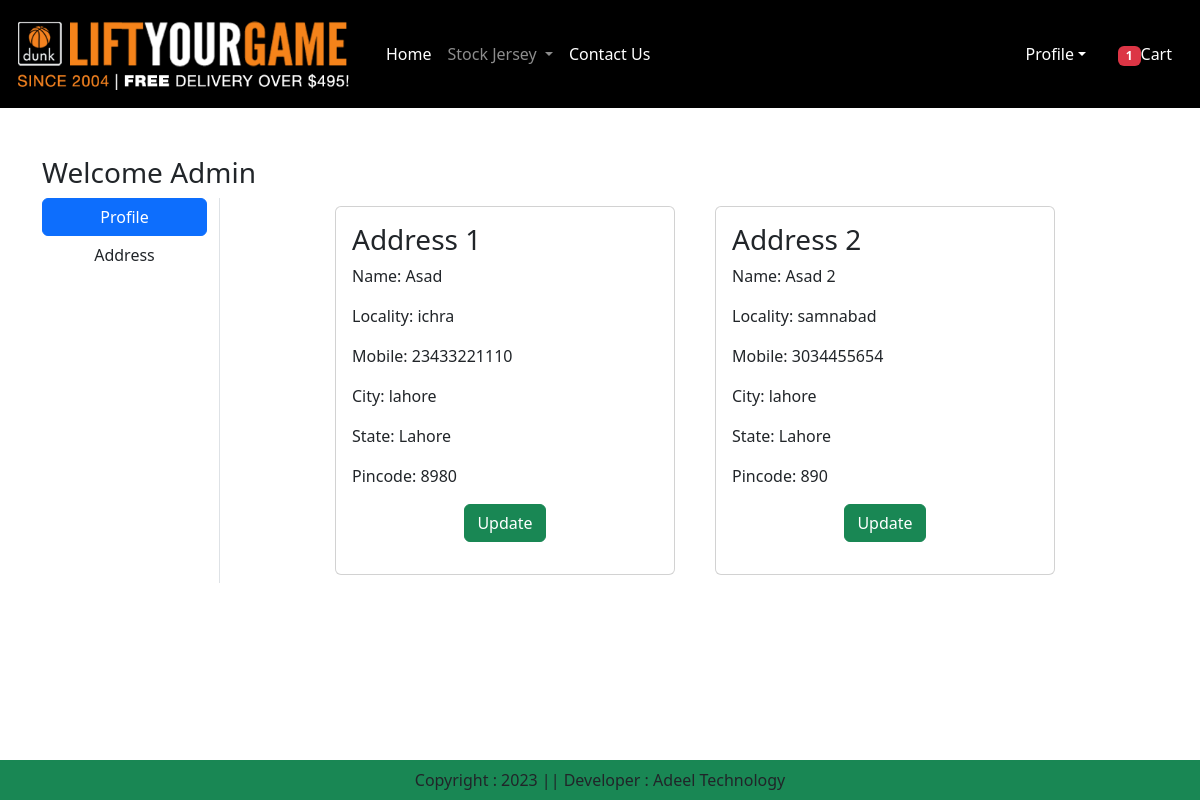
The app's page /address/ (signed in), older data.
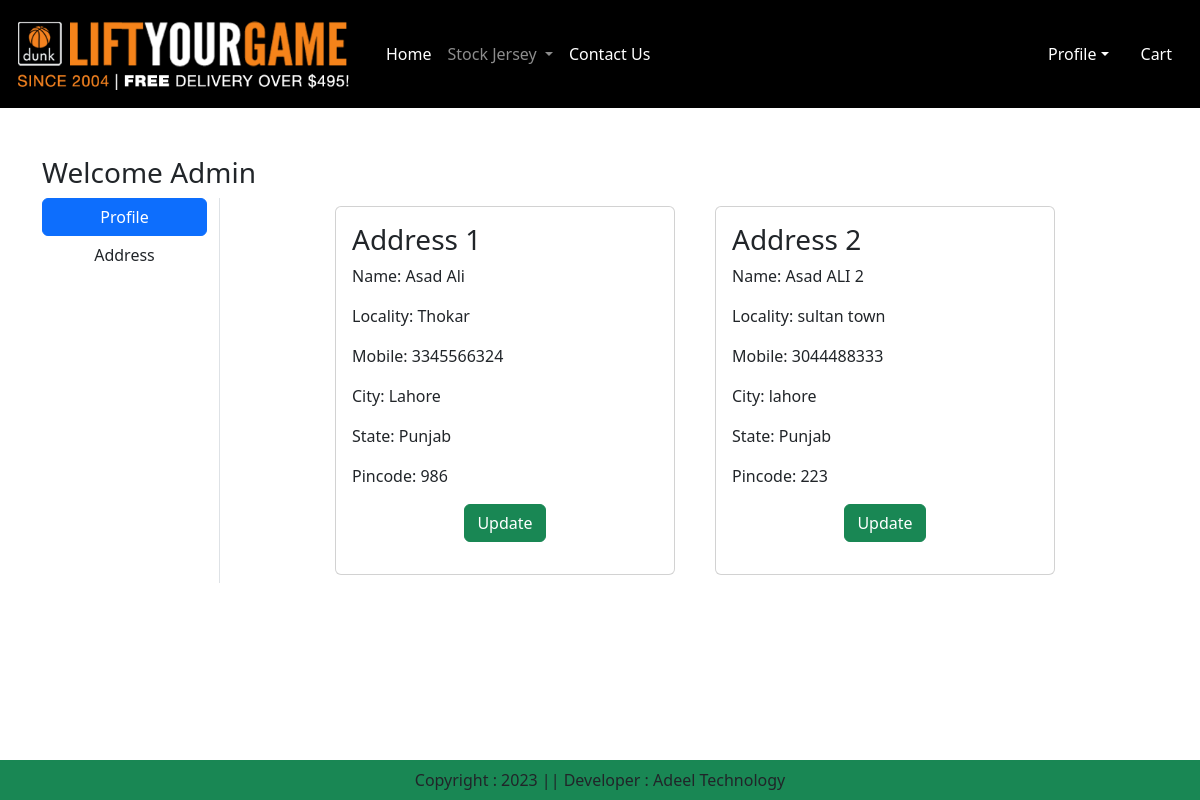
The same page, newer data.
### app/models.py (models this page shows, shortened)
class Customer(models.Model):
    user = models.ForeignKey(User,on_delete=models.CASCADE)
    name = models.CharField(max_length=200)
    locality = models.CharField(max_length=200)
    city = models.CharField(max_length=200)
    mobile = models.IntegerField(default=0)
    zipcode = models.IntegerField()
    state = models.CharField(choices=STATE_CHOICES,max_length=100)

### app/views.py (the view)
# urls.py: path('address/',views.address, name='address'),
@login_required
def address(request):
    totalitem = 0
    if request.user.is_authenticated:
       totalitem = len(Cart.objects.filter(user=request.user))
    add = Customer.objects.filter(user=request.user)
    add = Customer.objects.filter(user=request.user)
    return render(request,'app/address.html',locals())

### app/templates/app/address.html (shortened to what this page needs)
{% extends 'app/base.html' %}
{% load static %}
{% block main-content %}
<div class="container my-5">
    <div class="row">
     <h3>Welcome <span class="text-capitalize">{{request.user}}</span></h3>
            <div class="col-sm-2 border-end">
                <ul class="list-unstyled">
                    <li class="d-grid"><a href="{% url 'profile' %}" class="btn btn-primary">Profile</a></li>
                    <li class="d-grid"><a href="{% url 'address' %}" class="btn ">Address</a></li>
                </ul>
            </div>
            <div class="col-sm-8 offset-sm-1">
                <div class="row">
                    {% for ad in add %}
                    <div class="col-sm-6">
                        <div class="card m-2">
                            <div class="card-body">
                                <h3>Address {{forloop.counter}}</h3>
                                <p>Name: {{ad.name}}</p>
                                <p>Locality: {{ad.locality}}</p>
                                <p>Mobile: {{ad.mobile}}</p>
                                <p>City: {{ad.city}}</p>
                                <p>State: {{ad.state}}</p>
                                <p>Pincode: {{ad.zipcode}}</p>
                                <p class="text-center"> <a href="{% url 'updateAddress' pk=ad.id %}" type="button" class="btn
                                    btn-success">Update</a> </p>
                            </div>
                        </div>
                    </div>
                    {% endfor %}
                </div>
            </div>
    </div>
</div>
{% endblock main-content %}

Row changes from the older to the newer data that the page shows:
removed Customer: name "Asad", locality "ichra", mobile "23433221110", city "lahore", state "Lahore", zipcode "8980"
removed Customer: name "Asad 2", locality "samnabad", mobile "3034455654", city "lahore", state "Lahore", zipcode "890"
added Customer: name "Asad Ali", locality "Thokar", mobile "3345566324", city "Lahore", state "Punjab", zipcode "986"
added Customer: name "Asad ALI 2", locality "sultan town", mobile "3044488333", city "lahore", state "Punjab", zipcode "223"
Text that changed along with them:
{{ totalitem }}: "1" → (not shown)
